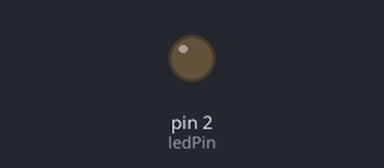
The sketch below on a simulated Arduino Uno, built with avr-gcc and run on an emulated ATmega328P. Shown: output pins drawn as LEDs (lit = HIGH).

Above: at 2.1 s.
At 4.18 s:
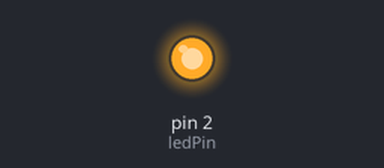
Timing chart, 0 to 5.6 s (numbered marks = the images above):
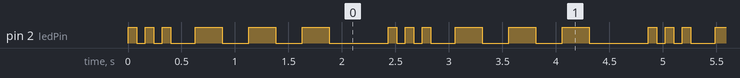

The sketch:

ex06.ino.ino
```cpp
// ex06: 警车双闪（单板载LED完美模拟版）
const int ledPin = 2;  // 板载蓝色LED

void setup() {
  pinMode(ledPin, OUTPUT);
}

void loop() {
  // 模拟"红灯"快闪3次
  for (int i = 0; i < 3; i++) {
    digitalWrite(ledPin, HIGH);
    delay(80);   // 快闪间隔
    digitalWrite(ledPin, LOW);
    delay(80);
  }

  // 短暂停顿
  delay(150);

  // 模拟"蓝灯"慢闪3次
  for (int i = 0; i < 3; i++) {
    digitalWrite(ledPin, HIGH);
    delay(250);  // 慢闪间隔
    digitalWrite(ledPin, LOW);
    delay(250);
  }

  // 循环前停顿
  delay(300);
}
```

Measured:
- by itself, pin 2 (ledPin): repeats every 2.4 s: 2 × (LOW 0.08 s, HIGH 0.08 s), LOW 0.23 s, 2 × (HIGH 0.25 s, LOW 0.25 s), HIGH 0.25 s, LOW 0.55 s, HIGH 0.08 s
- by itself, everything shown: repeats every 2.4 s, in 12 steps
